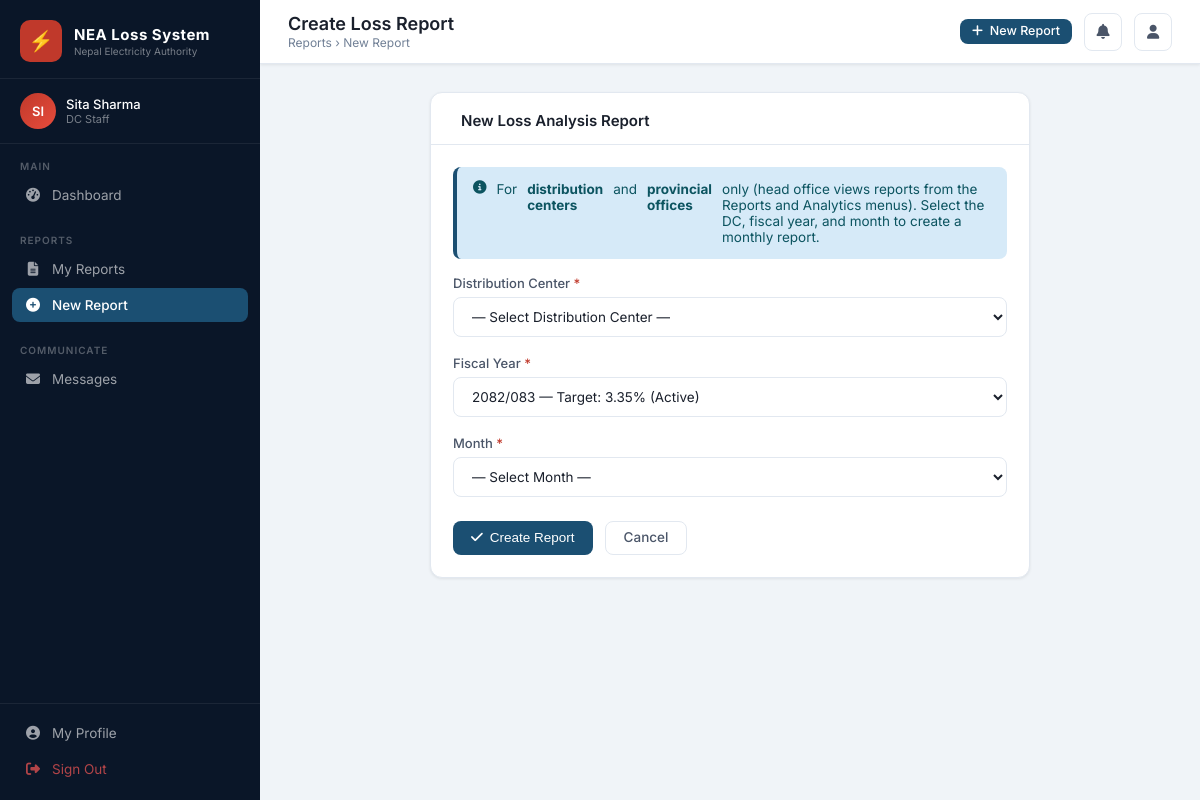
/reports/create/ (signed in), run on the app's committed database.
### nea_loss/models.py (models this page shows, shortened)
class NEAUser(AbstractBaseUser, PermissionsMixin):
    ROLE_CHOICES = [
        ('SYS_ADMIN', 'System Administrator'),
        ('MD', 'Managing Director'),
        ('DMD', 'Deputy Managing Director'),
        ('DIRECTOR', 'Director'),
        ('PROVINCIAL_MANAGER', 'Provincial Manager'),
        ('DC_MANAGER', 'DC Manager'),
        ('DC_STAFF', 'DC Staff'),
    ]
    username = models.CharField(max_length=50, unique=True)
    email = models.EmailField(unique=True)
    full_name = models.CharField(max_length=150)
    role = models.CharField(max_length=30, choices=ROLE_CHOICES, default='DC_STAFF')
    employee_id = models.CharField(max_length=30, blank=True)
    phone = models.CharField(max_length=20, blank=True)
    designation = models.CharField(max_length=100, blank=True)
    provincial_office = models.ForeignKey(ProvincialOffice, null=True, blank=True, on_delete=models.SET_NULL)
    distribution_center = models.ForeignKey(DistributionCenter, null=True, blank=True, on_delete=models.SET_NULL)
    is_active = models.BooleanField(default=True)
    is_staff = models.BooleanField(default=False)
    date_joined = models.DateTimeField(default=timezone.now)
    last_login_ip = models.GenericIPAddressField(null=True, blank=True)
    objects = NEAUserManager()
    USERNAME_FIELD = 'username'
    REQUIRED_FIELDS = ['email', 'full_name']
    @property
    def is_system_admin(self):
        return self.role == 'SYS_ADMIN' or self.is_superuser
    @property
    def is_top_management(self):
        return self.role in ['MD', 'DMD', 'DIRECTOR']
    @property
    def is_provincial(self):
        return self.role == 'PROVINCIAL_MANAGER'
    @property
    def is_dc_level(self):
        return self.role in ['DC_MANAGER', 'DC_STAFF']
    class Meta:
        verbose_name = 'NEA User'
        verbose_name_plural = 'NEA Users'

### nea_loss/views.py (the view, shortened to what this page needs)
# urls.py: path('reports/create/', views.ReportCreateView.as_view(), name='report_create'),
class ReportCreateView(LoginRequiredMixin, View):
    template_name = 'nea_loss/reports/create.html'
    def dispatch(self, request, *args, **kwargs):
        return super().dispatch(request, *args, **kwargs)
    def get(self, request):
        user = request.user
        dcs = DistributionCenter.objects.all()
        if user.is_dc_level and user.distribution_center:
            dcs = dcs.filter(pk=user.distribution_center.pk)
        all_months = [
            (1,'Shrawan'),(2,'Bhadra'),(3,'Ashwin'),(4,'Kartik'),
            (5,'Mangsir'),(6,'Poush'),(7,'Magh'),(8,'Falgun'),
            (9,'Chaitra'),(10,'Baisakh'),(11,'Jestha'),(12,'Ashadh'),
        ]
        available_months = []
        active_fy = FiscalYear.objects.filter(is_active=True).first()
        for month_num, month_name in all_months:
            can_create = True
            if month_num > 1:
                previous_month = month_num - 1
                previous_report = LossReport.objects.filter(
                    distribution_center__in=dcs,
                    fiscal_year=active_fy,
                    month=previous_month,
                    status='APPROVED'
                ).first()
                if not previous_report:
                    can_create = False
            if active_fy:
                existing_report = LossReport.objects.filter(
                    distribution_center__in=dcs,
                    fiscal_year=active_fy,
                    month=month_num
                ).first()
                if existing_report:
                    can_create = False
            if can_create:
                available_months.append((month_num, month_name))
        months_list = available_months
        return render(request, self.template_name, {
            'fiscal_years': FiscalYear.objects.all(),
            'distribution_centers': dcs,
            'months_list': months_list,
        })

### nea_loss/context_processors.py (called while the page is built, shortened)
def nea_permissions(request):
    u = request.user
    is_sys_admin = getattr(u, 'is_system_admin', False)
    is_top = getattr(u, 'is_top_management', False)
    is_prov = getattr(u, 'is_provincial', False)
    is_dc = getattr(u, 'is_dc_level', False)
    can_create_dc = False
    if is_sys_admin:
        can_create_dc = True
    elif is_dc:
        can_create_dc = bool(getattr(u, 'distribution_center_id', None))
    can_create_prov = False
    if is_sys_admin:
        can_create_prov = True
    elif is_prov:
        can_create_prov = bool(getattr(u, 'provincial_office_id', None))
    return {
        'can_create_loss_report': can_create_dc,
        'can_create_provincial_report': can_create_prov,
        'is_system_admin': is_sys_admin,
        'is_top_management': is_top,
        'is_provincial': is_prov,
        'is_dc_level': is_dc,
    }

### nea_loss/views.py (called while the page is built)
def _can_create_loss_report(user):
    if not user.is_authenticated:
        return False
    if getattr(user, 'is_system_admin', False):
        return True
    if user.is_dc_level:
        return bool(getattr(user, 'distribution_center_id', None))
    return False

### nea_loss/templates/nea_loss/reports/create.html (shortened to what this page needs)
{% extends 'nea_loss/base.html' %}
{% block page_title %}Create Loss Report{% endblock %}
{% block breadcrumb %}Reports &rsaquo; New Report{% endblock %}
{% block content %}
<div style="max-width:600px; margin:0 auto;">
  <div class="card">
    <div class="card-header">
      <h2>New Loss Analysis Report</h2>
    </div>
    <div class="card-body">
      <div class="alert alert-info">
        <i class="fas fa-info-circle"></i>
        For <strong>distribution centers</strong> and <strong>provincial offices</strong> only (head office views reports from the Reports and Analytics menus).
        Select the DC, fiscal year, and month to create a monthly report.
      </div>
      <form method="POST">
        <div class="form-group">
          <label class="form-label">Distribution Center <span style="color:var(--nea-red);">*</span></label>
          <select name="distribution_center" class="form-control" required>
            <option value="">— Select Distribution Center —</option>
          </select>
        </div>
        <div class="form-group">
          <label class="form-label">Fiscal Year <span style="color:var(--nea-red);">*</span></label>
          <select name="fiscal_year" class="form-control" required>
            {% for fy in fiscal_years %}
            <option value="{{ fy.pk }}" {% if fy.is_active %}selected{% endif %}>
              {{ fy.year_bs }} — Target: {{ fy.loss_target_percent }}%
            </option>
            {% endfor %}
          </select>
        </div>
        <div class="form-group">
          <label class="form-label">Month <span style="color:var(--nea-red);">*</span></label>
          <select name="month" class="form-control" required>
            <option value="">— Select Month —</option>
          </select>
        </div>
        <div style="display:flex; gap:12px; margin-top:24px;">
          <button type="submit" class="btn btn-primary">
            <i class="fas fa-check"></i> Create Report
          </button>
          <a href="{% url 'report_list' %}" class="btn btn-outline">Cancel</a>
        </div>
      </form>
    </div>
  </div>
</div>
{% endblock %}

### nea_loss/templates/nea_loss/base.html (shortened to what this page needs)
{% load static %}
<!DOCTYPE html>
<html lang="en">
<head>
<link href="https://cdnjs.cloudflare.com/ajax/libs/font-awesome/6.5.0/css/all.min.css" rel="stylesheet">
</head>
<body>
<aside class="sidebar">
  <div class="sidebar-logo">
    <div class="sidebar-logo-icon">⚡</div>
    <div class="sidebar-logo-text">
      <div class="brand">NEA Loss System</div>
      <div class="tagline">Nepal Electricity Authority</div>
    </div>
  </div>
  {% if user.is_authenticated %}
  <div class="sidebar-user">
    <div class="user-avatar">{{ user.full_name|slice:":2"|upper }}</div>
    <div class="user-info">
      <div class="name">{{ user.full_name|truncatechars:22 }}</div>
      <div class="role">{{ user.get_role_display }}</div>
    </div>
  </div>
  {% endif %}
  <nav>
    <div class="nav-section">
      <div class="nav-section-label">Main</div>
      <a href="{% url 'dashboard' %}" class="nav-item {% if request.resolver_match.url_name == 'dashboard' %}active{% endif %}">
        <i class="fas fa-tachometer-alt"></i> Dashboard
      </a>
    </div>
    {% if is_system_admin %}
    <div class="nav-section">
      <div class="nav-section-label">Reports</div>
      <a href="{% url 'report_list' %}" class="nav-item {% if request.resolver_match.url_name == 'report_list' %}active{% endif %}">
        <i class="fas fa-file-alt"></i> All DC Reports
        {% if unread_notifications_count %}<span class="badge">{{ unread_notifications_count }}</span>{% endif %}
      </a>
      <a href="{% url 'report_create' %}" class="nav-item {% if request.resolver_match.url_name == 'report_create' %}active{% endif %}">
        <i class="fas fa-plus-circle"></i> New DC Report
      </a>
      <a href="{% url 'provincial_report_list' %}" class="nav-item {% if 'provincial' in request.resolver_match.url_name %}active{% endif %}">
        <i class="fas fa-file-invoice"></i> Provincial Reports
      </a>
      <a href="{% url 'provincial_report_create' %}" class="nav-item">
        <i class="fas fa-magic"></i> Create Prov. Report
      </a>
    </div>
    <div class="nav-section">
      <div class="nav-section-label">Analytics</div>
      <a href="{% url 'org_overview' %}" class="nav-item {% if request.resolver_match.url_name == 'org_overview' %}active{% endif %}">
        <i class="fas fa-sitemap"></i> Org Overview
      </a>
    </div>
    <div class="nav-section">
      <div class="nav-section-label">System Management</div>
      <a href="{% url 'user_list' %}" class="nav-item {% if 'user' in request.resolver_match.url_name %}active{% endif %}">
        <i class="fas fa-users-cog"></i> User Management
      </a>
      <a href="/admin/" class="nav-item" target="_blank">
        <i class="fas fa-database"></i> Django Admin Panel
      </a>
    </div>
    {% else %}
    <div class="nav-section">
      <div class="nav-section-label">Reports</div>
      <a href="{% url 'report_list' %}" class="nav-item {% if request.resolver_match.url_name == 'report_list' %}active{% endif %}">
        <i class="fas fa-file-alt"></i> My Reports
      </a>
      <a href="{% url 'report_create' %}" class="nav-item {% if request.resolver_match.url_name == 'report_create' %}active{% endif %}">
        <i class="fas fa-plus-circle"></i> New Report
      </a>
    </div>
    {% endif %}
  </nav>
  <div class="nav-section">
    <div class="nav-section-label">Communicate</div>
    <a href="{% url 'message_inbox' %}" class="nav-item {% if 'message' in request.resolver_match.url_name %}active{% endif %}">
      <i class="fas fa-envelope"></i> Messages
    </a>
  </div>
  <div class="sidebar-footer">
    <a href="{% url 'profile' %}" class="nav-item">
      <i class="fas fa-user-circle"></i> My Profile
    </a>
    <a href="{% url 'logout' %}" class="nav-item" style="color:rgba(220,80,80,0.8);">
      <i class="fas fa-sign-out-alt"></i> Sign Out
    </a>
  </div>
</aside>
<header class="topbar">
  <div class="topbar-title">
    <h1>{% block page_title %}Dashboard{% endblock %}</h1>
    <div class="breadcrumb">{% block breadcrumb %}NEA Loss Analysis System{% endblock %}</div>
  </div>
  <div class="topbar-actions">
    {% if can_create_loss_report and not is_provincial %}
    <a href="{% url 'report_create' %}" class="btn btn-primary btn-sm">
      <i class="fas fa-plus"></i> New Report
    </a>
    {% endif %}
    <a href="#" class="topbar-btn" id="notif-btn" title="Notifications">
      <i class="fas fa-bell" style="font-size:15px;"></i>
    </a>
    <a href="{% url 'profile' %}" class="topbar-btn">
      <i class="fas fa-user" style="font-size:14px;"></i>
    </a>
  </div>
</header>
<main class="main-content">
  <div class="page-body">
    {% block content %}{% endblock %}
  </div>
</main>
</body>
</html>

### data on the page
NEAUser: full_name "SI", full_name "Sita Sharma", role "DC Staff"

### other printed values
form field fiscal_year "2082/083 — Target: 3.35% (Active)"
